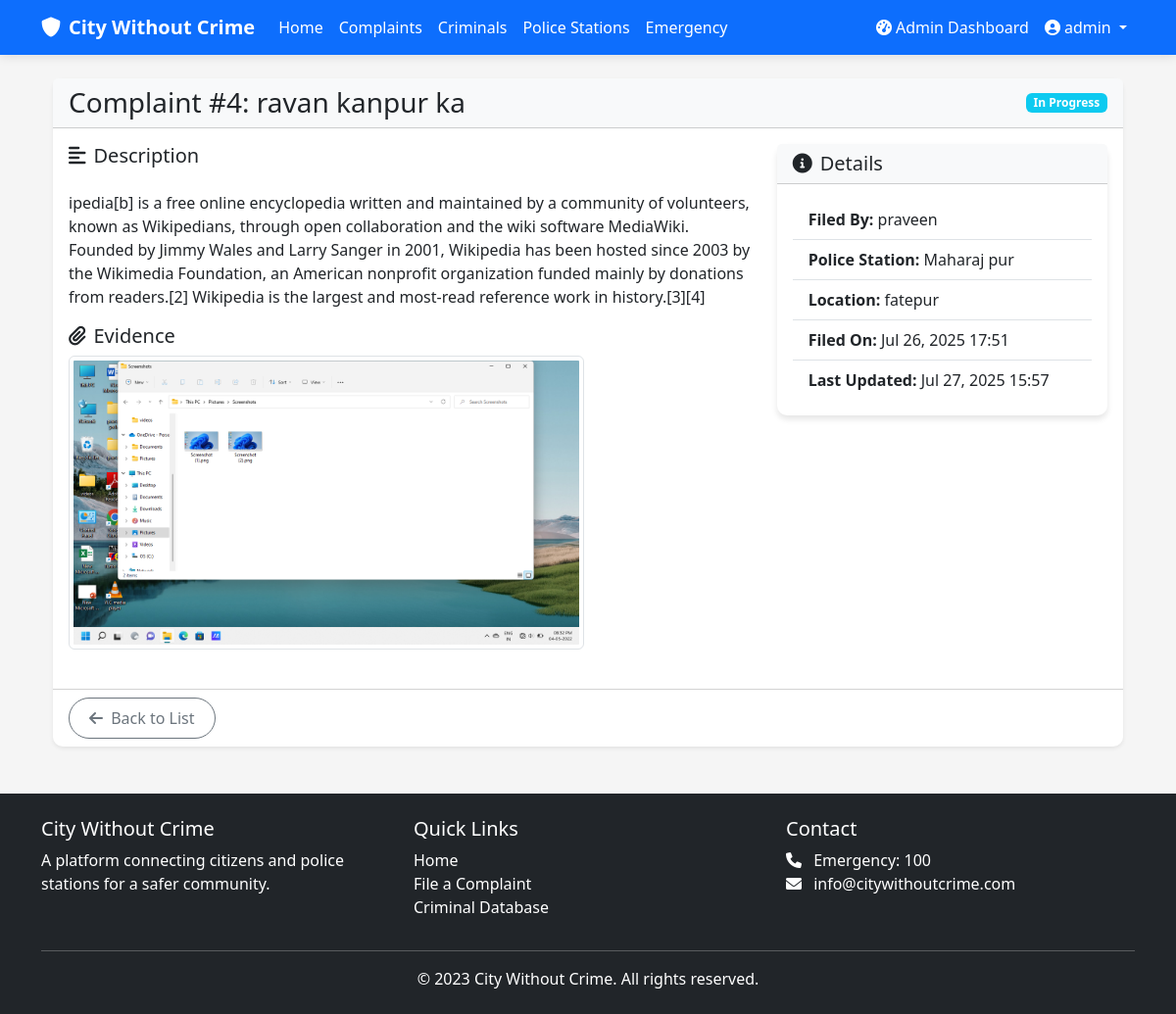
Page /complaints/4/ (signed in) on the committed database.
### cwc_app/models.py (models this page shows, shortened)
class User(AbstractUser):
    is_police = models.BooleanField(default=False)
    is_admin = models.BooleanField(default=False)
    station = models.ForeignKey('PoliceStation', on_delete=models.SET_NULL, null=True, blank=True)

class Complaint(models.Model):
    STATUS_CHOICES = [
        ('PENDING', 'Pending'),
        ('IN_PROGRESS', 'In Progress'),
        ('RESOLVED', 'Resolved'),
        ('REJECTED', 'Rejected'),
    ]
    user = models.ForeignKey(User, on_delete=models.CASCADE, related_name='complaints')
    station = models.ForeignKey(PoliceStation, on_delete=models.CASCADE)
    title = models.CharField(max_length=200)
    description = models.TextField()
    location = models.CharField(max_length=200)
    evidence = models.FileField(upload_to='complaint_evidence/', null=True, blank=True)
    status = models.CharField(max_length=20, choices=STATUS_CHOICES, default='PENDING')
    created_at = models.DateTimeField(auto_now_add=True)
    updated_at = models.DateTimeField(auto_now=True)

class PoliceStation(models.Model):
    name = models.CharField(max_length=100)
    address = models.TextField()
    contact_number = models.CharField(max_length=15)
    email = models.EmailField()
    jurisdiction = models.CharField(max_length=100)
    created_at = models.DateTimeField(auto_now_add=True)

### cwc_app/views.py (the view)
# urls.py: path('complaints/<int:pk>/', views.complaint_detail, name='complaint_detail'),
@login_required
def complaint_detail(request, pk):
    complaint = get_object_or_404(Complaint, pk=pk)
    if not (request.user == complaint.user or request.user.is_police or request.user.is_admin):
        messages.error(request, 'You are not authorized to view this complaint.')
        return redirect('complaint_list')
    return render(request, 'complaints/detail.html', {'complaint': complaint})

### templates/complaints/detail.html (shortened to what this page needs)
{% extends 'base.html' %}
{% block content %}
<div class="container">
    <div class="card shadow-sm mb-4">
        <div class="card-header bg-light">
            <div class="d-flex justify-content-between align-items-center">
                <h3 class="mb-0">Complaint #{{ complaint.id }}: {{ complaint.title }}</h3>
                <span class="badge
                    {% if complaint.status == 'PENDING' %}bg-secondary
                    {% elif complaint.status == 'IN_PROGRESS' %}bg-info
                    {% elif complaint.status == 'RESOLVED' %}bg-success
                    {% else %}bg-danger{% endif %}">
                    {{ complaint.get_status_display }}
                </span>
            </div>
        </div>
        <div class="card-body">
            <div class="row">
                <div class="col-md-8">
                    <h5><i class="fas fa-align-left me-2"></i>Description</h5>
                    <p class="mb-4">{{ complaint.description|linebreaks }}</p>
                    {% if complaint.evidence %}
                    <h5><i class="fas fa-paperclip me-2"></i>Evidence</h5>
                    <div class="mb-4">
                        {% if complaint.evidence.url|lower|slice:'-4:' == '.pdf' %}
                        <a href="{{ complaint.evidence.url }}" class="btn btn-outline-primary">
                            <i class="fas fa-file-pdf me-1"></i> View PDF Evidence
                        </a>
                        {% else %}
                        <img src="{{ complaint.evidence.url }}" alt="Complaint Evidence"
                             class="img-thumbnail" style="max-height: 300px;">
                        {% endif %}
                    </div>
                    {% endif %}
                </div>
                <div class="col-md-4">
                    <div class="card">
                        <div class="card-header bg-light">
                            <h5 class="mb-0"><i class="fas fa-info-circle me-2"></i>Details</h5>
                        </div>
                        <div class="card-body">
                            <ul class="list-group list-group-flush">
                                <li class="list-group-item">
                                    <strong>Filed By:</strong> {{ complaint.user.username }}
                                </li>
                                <li class="list-group-item">
                                    <strong>Police Station:</strong> {{ complaint.station.name }}
                                </li>
                                <li class="list-group-item">
                                    <strong>Location:</strong> {{ complaint.location }}
                                </li>
                                <li class="list-group-item">
                                    <strong>Filed On:</strong> {{ complaint.created_at|date:"M d, Y H:i" }}
                                </li>
                                <li class="list-group-item">
                                    <strong>Last Updated:</strong> {{ complaint.updated_at|date:"M d, Y H:i" }}
                                </li>
                            </ul>
                        </div>
                    </div>
                </div>
            </div>
        </div>
        <div class="card-footer bg-transparent">
            <a href="{% url 'complaint_list' %}" class="btn btn-outline-secondary">
                <i class="fas fa-arrow-left me-1"></i> Back to List
            </a>
        </div>
    </div>
</div>
{% endblock %}

### templates/partials/navbar.html (shortened to what this page needs)
<nav class="navbar navbar-expand-lg navbar-dark bg-primary">
    <div class="container">
        <a class="navbar-brand" href="{% url 'home' %}">
            <i class="fas fa-shield-alt me-2"></i>City Without Crime
        </a>
        <div class="collapse navbar-collapse" id="navbarNav">
            <ul class="navbar-nav me-auto">
                <li class="nav-item">
                    <a class="nav-link text-white" href="{% url 'home' %}">Home</a>
                </li>
                <li class="nav-item">
                    <a class="nav-link text-white" href="{% url 'complaint_list' %}">Complaints</a>
                </li>
                <li class="nav-item">
                    <a class="nav-link text-white" href="{% url 'criminal_list' %}">Criminals</a>
                </li>
                {% if user.is_police or user.is_admin %}
                <li class="nav-item">
                    <a class="nav-link text-white" href="{% url 'station_list' %}">Police Stations</a>
                </li>
                <li class="nav-item">
                    <a class="nav-link text-white" href="{% url 'emergency_list' %}">Emergency</a>
                </li>
                {% endif %}
            </ul>
            <ul class="navbar-nav">
                {% if user.is_authenticated %}
                    {% if user.is_admin %}
                        <li class="nav-item">
                            <a class="nav-link text-white" href="{% url 'admin_dashboard' %}">
                                <i class="fas fa-tachometer-alt me-1"></i>Admin Dashboard
                            </a>
                        </li>
                    {% elif user.is_police %}
                        <li class="nav-item">
                            <a class="nav-link text-white" href="{% url 'police_dashboard' %}">
                                <i class="fas fa-tachometer-alt me-1"></i>Police Dashboard
                            </a>
                        </li>
                    {% endif %}
                    <li class="nav-item dropdown">
                        <a class="nav-link dropdown-toggle text-white" href="#" id="userDropdown" role="button" data-bs-toggle="dropdown">
                            <i class="fas fa-user-circle me-1"></i>{{ user.username }}
                        </a>
                    </li>
                {% endif %}
            </ul>
        </div>
    </div>
</nav>

### static/css/style.css (style rules this page uses)
:root { --primary-color: #0d6efd; --secondary-color: #f03848; --success-color: #198754; --danger-color: #dc3545; --warning-color: #ffc107; --info-color: #0dcaf0; --light-color: #f8f9fa; --dark-color: #212529; }
body { font-family: 'Segoe UI', Tahoma, Geneva, Verdana, sans-serif; background-color: #f5f5f5; }
.card { transition: transform 0.3s ease, box-shadow 0.3s ease; border: none; border-radius: 10px; box-shadow: 0 4px 6px rgba(0, 0, 0, 0.1); }
.btn { border-radius: 50px; padding: 8px 20px; font-weight: 500; }
.navbar { box-shadow: 0 2px 10px rgba(0, 0, 0, 0.1); }
.navbar-brand { font-weight: 700; }
.btn i { margin-right: 5px; }

### rows in the picture
User: username "admin"
Complaint: id "4", title "ravan kanpur ka", status "In Progress", description "ipedia[b] is a free online encyclopedia written and maintained by a community of volunteers, known as Wikipedians, through open collaboration and the wiki software MediaWiki. Founded by Jimmy Wales and Larry Sanger in 2001, Wikipedia has been hosted since 2003 by the Wikimedia Foundation, an American nonprofit organization funded mainly by donations from readers.[2] Wikipedia is the largest and most-read reference work in history.[3][4]", evidence (picture), user.username "praveen", station.name "Maharaj pur", location "fatepur", created_at "Jul 26, 2025 17:51", updated_at "Jul 27, 2025 15:57"
